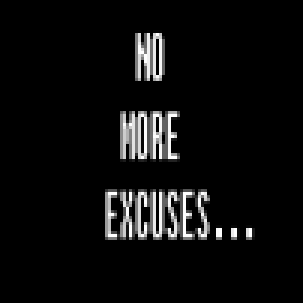
#> input picture exc.png, 101 x 101 px (shown 3 times larger)
$ jupyter execute ENCODE.ipynb
#> lines starting #> are read from the running program, lines starting #| are printed output that depends on the picture
[cell 1]
from PIL import Image
import numpy as np
from matplotlib.pyplot import imshow
import cv2

[cell 2]
def to_bin(data):#Convert `data` to binary format as string
    if isinstance(data, str):
        return ''.join([ format(ord(i), "08b") for i in data ])
    elif isinstance(data, bytes) or isinstance(data, np.ndarray):
        return [ format(i, "08b") for i in data ]
    elif isinstance(data, int) or isinstance(data, np.uint8):
        return format(data, "08b")
    else:
        raise TypeError("Type not supported.")

[cell 3]
def encode(image_name, secret_data):
    # read the image
#> called with image_name = 'exc.png', secret_data = 'ENEMY MOVING WEST. ATTACK.'
    image = cv2.imread(image_name)
#> image is the input picture: shape (101, 101, 3); min 0, max 255, mean 13
    # maximum bytes to encode
    n_bytes = image.shape[0] * image.shape[1] * 3 // 8
#> n_bytes = 3825
    print("[*] Maximum bytes to encode:", n_bytes)
#| [*] Maximum bytes to encode: 3825
    if len(secret_data) > n_bytes:
        raise ValueError("[!] Insufficient bytes, need bigger image or less data.")
    print("[*] Encoding data...")
    # add stopping criteria
    secret_data += "====="
    data_index = 0
    # convert data to binary
    binary_secret_data = to_bin(secret_data)
    # size of data to hide
    data_len = len(binary_secret_data)
    for row in image:
        for pixel in row:
            # convert RGB values to binary format
            r, g, b = to_bin(pixel)
            # modify the least significant bit only if there is still data to store
            if data_index < data_len:
                # least significant red pixel bit
                pixel[0] = int(r[:-1] + binary_secret_data[data_index], 2)
                data_index += 1
            if data_index < data_len:
                # least significant green pixel bit
                pixel[1] = int(g[:-1] + binary_secret_data[data_index], 2)
                data_index += 1
            if data_index < data_len:
                # least significant blue pixel bit
                pixel[2] = int(b[:-1] + binary_secret_data[data_index], 2)
                data_index += 1
            # if data is encoded, just break out of the loop
            if data_index >= data_len:
                break
#> this loop made 101 passes
#> after the loop, data_index = 248; pixel = [0, 0, 0]
    return image

[cell 4]
input_image = "exc.png"
output_image = "encoded_image.png"
secret_data = "ENEMY MOVING WEST. ATTACK."
# encode the data into the image
encoded_image = encode(image_name=input_image, secret_data=secret_data)
# save the output image (encoded image)
cv2.imwrite(output_image, encoded_image)
pil_im = Image.open("encoded_image.png", 'r')
imshow(np.asarray(pil_im))
print("[*] Encoding SUCCESSFULL.")
print("[*] TIER-1 ENCRYPTED.")

[cell 5]
def getImageMatrix(imageName):
    im = Image.open(imageName)
    pix = im.load()
    color = 1
    if type(pix[0,0]) == int:
        color = 0
    image_size = im.size
    image_matrix = []
    for width in range(int(image_size[0])):
        row = []
        for height in range(int(image_size[1])):
                row.append((pix[width,height]))
        image_matrix.append(row)
    return image_matrix,image_size[0],color

[cell 6]
def dec(bitSequence):
    decimal = 0
    for bit in bitSequence:
        decimal = decimal * 2 + int(bit)
    return decimal

[cell 7]
def genMap(dimension, key):
    x = key[0]
    y = key[1]
    sequenceSize = dimension * dimension * 8 #Total Number of bitSequence produced
    bitSequence = []    #Each bitSequence contains 8 bits
    byteArray = []      #Each byteArray contains m( i.e 512 in this case) bitSequence
    TImageMatrix = []   #Each TImageMatrix contains m*n byteArray( i.e 512 byteArray in this case)
    for i in range(sequenceSize):
        xN = y + 1 - 1.4 * x**2
        yN = 0.3 * x
        x = xN
        y = yN
        if xN <= 0.4:
            bit = 0
        else:
            bit = 1
        try:
            bitSequence.append(bit)
        except:
            bitSequence = [bit]
        if i % 8 == 7:
            decimal = dec(bitSequence)
            try:
                byteArray.append(decimal)
            except:
                byteArray = [decimal]
            bitSequence = []
        byteArraySize = dimension*8
        if i % byteArraySize == byteArraySize-1:
            try:
                TImageMatrix.append(byteArray)
            except:
                TImageMatrix = [byteArray]
            byteArray = []
    return TImageMatrix

[cell 8]
def Encryption(imageName,key):
    imageMatrix, dimension, color = getImageMatrix(imageName)
    transformationMatrix = genMap(dimension, key)
    resultantMatrix = []
    for i in range(dimension):
        row = []
        for j in range(dimension):
            try:
                if color:
                    row.append(tuple([transformationMatrix[i][j] ^ x for x in imageMatrix[i][j]]))
                else:
                    row.append(transformationMatrix[i][j] ^ imageMatrix[i][j])
            except:
                if color:
                    row = [tuple([transformationMatrix[i][j] ^ x for x in imageMatrix[i][j]])]
                else :
                    row = [transformationMatrix[i][j] ^ x for x in imageMatrix[i][j]]
        try:
            resultantMatrix.append(row)
        except:
            resultantMatrix = [row]
    if color:
        im = Image.new("RGB", (dimension, dimension))
    else:
        im = Image.new("L", (dimension, dimension)) # L is for Black and white pixels
    pix = im.load()
    for x in range(dimension):
        for y in range(dimension):
            pix[x, y] = resultantMatrix[x][y]
    im.save("crenc.png", "PNG")

[cell 9]
image = "encoded_image"
ext = ".png"
key = (0.1,0.1)

[cell 10]
Encryption(image + ext, key)
#> after the loop in getImageMatrix, `for width in range(int(image_size[0])):`: image_matrix = 101 items
#> in Encryption, `imageMatrix, dimension, color = getImageMatrix(imageName)`: dimension = 101; color = 1
#> in genMap, `sequenceSize = dimension * dimension * 8`: sequenceSize = 81608
#> in Encryption, `transformationMatrix = genMap(dimension, key)`: transformationMatrix = 101 items
#> in Encryption, `im = Image.new("RGB", (dimension, dimension))`: im: PIL image 101x101 RGB; every value is 0
#> in Encryption, `im.save("crenc.png", "PNG")`:
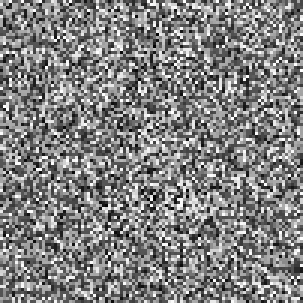
#> saved as crenc.png: PIL image 101x101 RGB (shown 3 times larger); mean R, G, B 128.8, 128.8, 128.8
